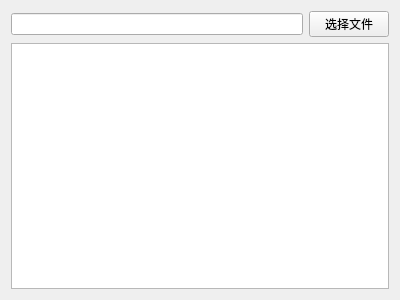
<?xml version="1.0" encoding="UTF-8"?>
<ui version="4.0">
 <class>Widget</class>
 <widget class="QWidget" name="Widget">
  <property name="geometry">
   <rect>
    <x>0</x>
    <y>0</y>
    <width>400</width>
    <height>300</height>
   </rect>
  </property>
  <property name="windowTitle">
   <string>Widget</string>
  </property>
  <layout class="QVBoxLayout" name="verticalLayout">
   <item>
    <widget class="QWidget" name="widget" native="true">
     <layout class="QHBoxLayout" name="horizontalLayout">
      <property name="leftMargin">
       <number>0</number>
      </property>
      <property name="topMargin">
       <number>0</number>
      </property>
      <property name="rightMargin">
       <number>0</number>
      </property>
      <property name="bottomMargin">
       <number>0</number>
      </property>
      <item>
       <widget class="QLineEdit" name="lineEdit"/>
      </item>
      <item>
       <widget class="QPushButton" name="pushButton">
        <property name="text">
         <string>选择文件</string>
        </property>
       </widget>
      </item>
     </layout>
    </widget>
   </item>
   <item>
    <widget class="QTextEdit" name="textEdit"/>
   </item>
  </layout>
 </widget>
 <layoutdefault spacing="6" margin="11"/>
 <resources/>
 <connections/>
</ui>
